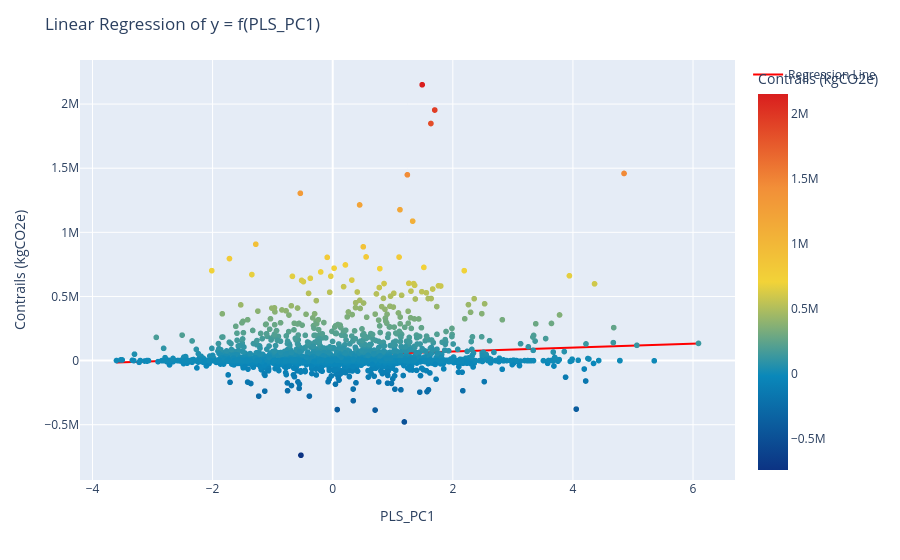

Notebook cell for this chart:
### Code cell
# linear regression y = f(PLS_PC1)
from sklearn.linear_model import LinearRegression
from sklearn.model_selection import train_test_split


X = data[["PLS_PC1"]].values
y = data["Contrails (kgCO2e)"].values

X_train, X_test, y_train, y_test = train_test_split(
    X, y, test_size=0.2, random_state=42
)
reg = LinearRegression().fit(X_train, y_train)
y_pred = reg.predict(X)
fig = px.scatter(
    data,
    x="PLS_PC1",
    y="Contrails (kgCO2e)",
    color="Contrails (kgCO2e)",
    color_continuous_scale=px.colors.diverging.Portland,
)
fig.add_scatter(
    x=data["PLS_PC1"],
    y=y_pred,
    mode="lines",
    line=dict(color="red", width=2),
    name="Regression Line",
)
fig.update_layout(
    title="Linear Regression of y = f(PLS_PC1)",
    xaxis_title="PLS_PC1",
    yaxis_title="Contrails (kgCO2e)",
)
fig.show()
# print r squared and mean squared error
print("R^2: ", reg.score(X_test, y_test))
print("Mean Squared Error: ", np.mean((y_pred - y) ** 2))

### Figure 1 — Plotly figure (JSON) as saved in the notebook; plotly's stock layout.template omitted (floating-point values rounded to 4 significant figures; data arrays with more than 128 entries replaced by an {"elided": "..."} marker saying what was removed)
{"data": [{"hovertemplate": "PLS_PC1=%{x}<br>Contrails (kgCO2e)=%{marker.color}<extra></extra>", "legendgroup": "", "marker": {"color": {"elided": "2407 float values"}, "coloraxis": "coloraxis", "symbol": "circle"}, "mode": "markers", "name": "", "showlegend": false, "type": "scattergl", "x": {"elided": "2407 float values"}, "xaxis": "x", "y": {"elided": "2407 float values"}, "yaxis": "y"}, {"line": {"color": "red", "width": 2}, "mode": "lines", "name": "Regression Line", "type": "scatter", "x": {"elided": "2407 float values"}, "y": {"elided": "2407 float values"}}], "layout": {"coloraxis": {"colorbar": {"title": {"text": "Contrails (kgCO2e)"}}, "colorscale": [[0, "rgb(12,51,131)"], [0.25, "rgb(10,136,186)"], [0.5, "rgb(242,211,56)"], [0.75, "rgb(242,143,56)"], [1, "rgb(217,30,30)"]]}, "legend": {"tracegroupgap": 0}, "margin": {"t": 60}, "title": {"text": "Linear Regression of y = f(PLS_PC1)"}, "xaxis": {"anchor": "y", "domain": [0, 1], "title": {"text": "PLS_PC1"}}, "yaxis": {"anchor": "x", "domain": [0, 1], "title": {"text": "Contrails (kgCO2e)"}}}}
